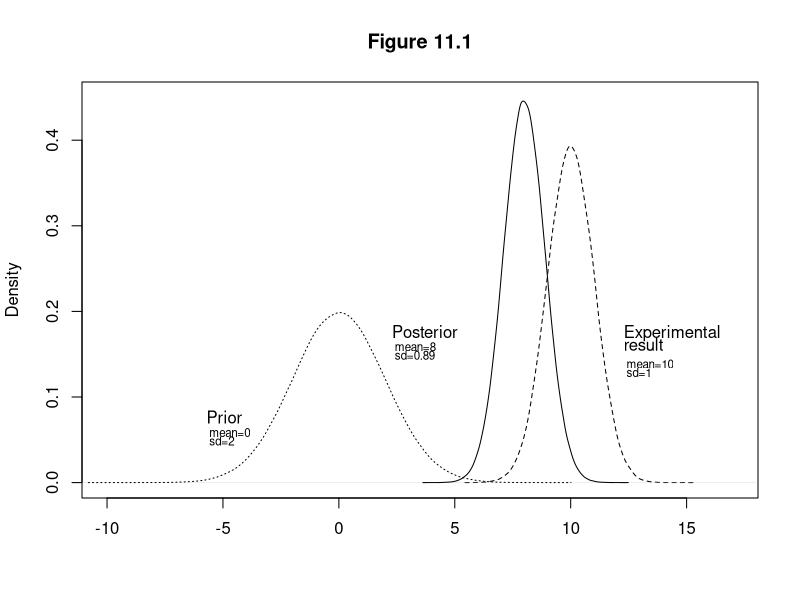

This chart was generated by the following R code:
## Code to Reproduce Figure 11.1

## Clear any previous work
rm(list=ls(all=TRUE))

## Set seed using the standard seed for the whole book
set.seed(1234567)

## Generate three normal distributions, using n=100000
prior <- rnorm(1000000, mean = 0, sd = 2)
posterior <- rnorm(1000000, mean = 8, sd = .89)
experimental <- rnorm(100000, mean = 10, sd = 1)

data11 <- cbind(prior,posterior,experimental)
## Draw plot to replicate Figure 11.1

plot(density(experimental, adjust=1.4), xlim=c(-10,17), ylim=c(0,0.45), lty=2, main="Figure 11.1", xlab="")
points(density(prior, adjust=1.4), type="l", lty=3)
points(density(posterior, adjust=1.4), type="l")
legend(-7,.1,"Prior", bty="n")
legend(1,.2,"Posterior", bty="n")
legend(11,.2,"Experimental", bty="n")
legend(11,.185,"result", bty="n")
legend(11.5,.155,"mean=10", bty="n", cex=0.7)
legend(11.5,.145,"sd=1", bty="n", cex=0.7)
legend(1.5,.175,"mean=8", bty="n", cex=0.7)
legend(1.5,.165,"sd=0.89", bty="n", cex=0.7)
legend(-6.5,.075,"mean=0", bty="n", cex=0.7)
legend(-6.5,.065,"sd=2", bty="n", cex=0.7)

## Save data generated as csv
write(data11, file="ch11figure1data.csv")